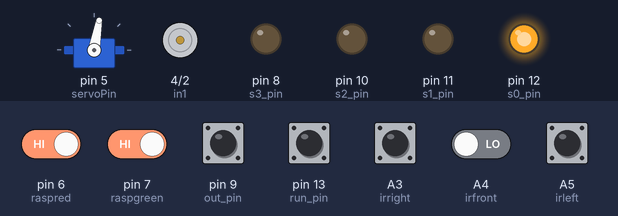
A sketch run on a simulated Arduino Uno, built with avr-gcc and run on an emulated ATmega328P. On the bench: servo, motor-driver pin pairs drawn as motors (green arrow = first pin HIGH = forward, orange = second pin HIGH = backward, longer = more drive, scaled by the enable pin), output pins drawn as LEDs (lit = HIGH). Inputs (shaded band) come from the test bench; at power-on: pin 6 (raspred), pin 7 (raspgreen), pin 13 (run_pin) HIGH, A3 (irright), A4 (irfront), A5 (irleft), pin 9 (out_pin) LOW. What the sketch prints to the serial monitor is not drawn.

Above: at 2.2 s.
2.3 s: pin 13 (run_pin) pulled LOW for 0.15 s
At 3.6 s:
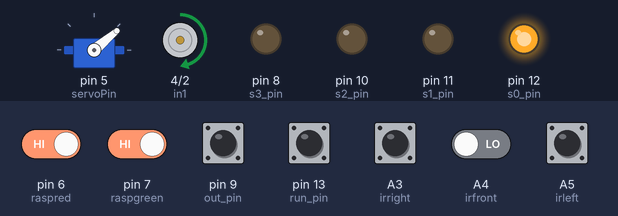
5.4 s: pin 9 (out_pin) pulsed HIGH 2 times (0.12 s each, 0.3 s apart)
9.0 s: pin 6 (raspred) driven LOW and pin 7 (raspgreen) driven LOW
At 11.8 s:
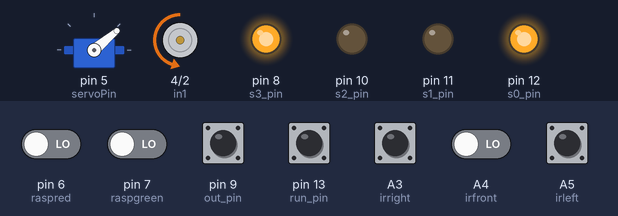
12.0 s: pin 6 (raspred) driven HIGH
At 13.0 s:
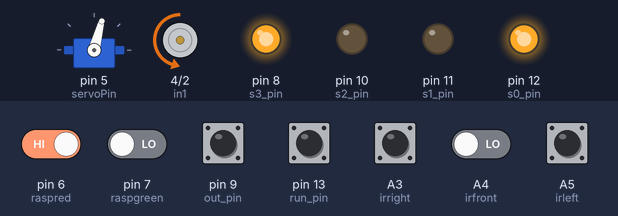
15.0 s: pin 7 (raspgreen) driven HIGH
At 17.7 s:
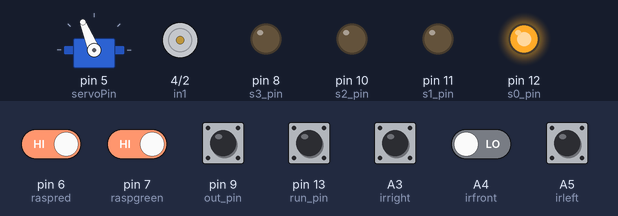
Timing chart, 0 to 19.0 s (numbered marks = the images above; inputs shaded):
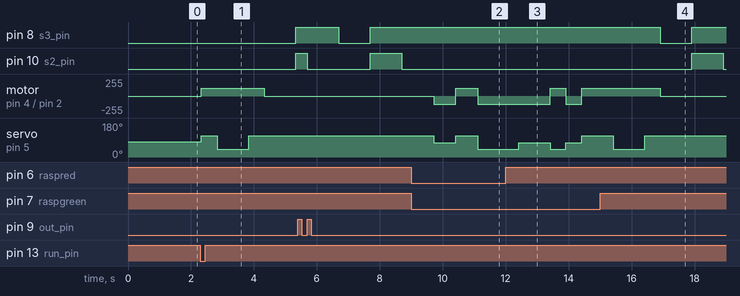

Measured:
- after the input at 2.3 s, pin 8 (s3_pin), pin 10 (s2_pin): LOW → HIGH after 3.0 s; motor on pin 4 (in1) / pin 2 (in2): stopped → forward 120/255 at once, → stopped 2.0 s later; servo on pin 5 (servoPin): 80° → 112° at once, → 40° 0.50 s later, → 112° 1.0 s later
- after the input at 9.0 s, motor on pin 4 (in1) / pin 2 (in2): goes on until 11.1 s, then stays backward 120/255
- after the input at 12.0 s, pin 8 (s3_pin): stays HIGH (without the input it goes to LOW after 2.9 s)
- after the input at 15.0 s, motor on pin 4 (in1) / pin 2 (in2): forward 120/255 → stopped after 1.9 s instead of 0.91 s

The sketch:

round2.ino
```cpp
#include <Servo.h>

#define raspred 6
#define raspgreen 7

#define in1 4
#define in2 2
#define en 3

#define run_pin 13

#define s0_pin 12
#define s1_pin 11
#define s2_pin 10
#define s3_pin 8
#define out_pin 9

#define servoPin 5
#define irfront A4
#define irleft A5
#define irright A3

Servo steering;

bool start = true;
int lastvalue = 5;
int speed = 120;
int mid = 75;
int left = 40;
int right = 112;
int turns = 0;
int finish_timer = 0;
int clockwise = 0;

uint16_t distance_middle = 0;
uint16_t distance_left = 0;
uint16_t distance_right = 0;

void forward(uint8_t _speed, uint16_t _delay);
void Stop();

void setup() {
  Serial.begin(9600);
  steering.attach(servoPin);
  steering.write(80);

  pinMode(run_pin, INPUT_PULLUP);

  pinMode(in1, OUTPUT);
  pinMode(in2, OUTPUT);
  pinMode(en, OUTPUT);
  pinMode(raspred, INPUT_PULLUP);
  pinMode(raspgreen, INPUT_PULLUP);


  pinMode(s0_pin, OUTPUT);
  pinMode(s1_pin, OUTPUT);
  pinMode(s2_pin, OUTPUT);
  pinMode(s3_pin, OUTPUT);
  pinMode(out_pin, INPUT);
  digitalWrite(s0_pin,HIGH);
  digitalWrite(s1_pin,LOW);

  //left 40
  //right 120

  delay(1000);
}

void loop() {
// int test(){

  if(start){
    start = false;
    while(digitalRead(run_pin) == HIGH){
      Serial.print("waiting\n");
    }
  }

  if(turns >= 12){
    finish_timer++;
    if(finish_timer == 30){
      Stop();
      while(true){

      }
    }
  }

  Serial.print("  M: ");
  Serial.print(distance_middle);
  Serial.print("  L: ");
  Serial.print(distance_left);
  Serial.print("  R: ");
  Serial.print(distance_right);
  Serial.println();

  if (digitalRead(raspred) == 1) {
    Serial.print("Red");
    //move right
    steering.write(right);
    forward(speed, 500);
    steering.write(left);
    forward(speed, 500);
  }

  if (digitalRead(raspgreen) == 1) {
    Serial.print("Green");
    //move left
    steering.write(left);
    forward(speed, 500);
    steering.write(right);
    forward(speed, 500);
  }


  //clockwise
  if(clockwise >= 0 && direction() == 1){
    if(clockwise == 0) {
      clockwise = 1;
    }
  }

  //counter clockwise
  if(clockwise <= 0 && direction() == 2){
    if(clockwise == 0) {
      clockwise = -1;
    }
  }

  if (digitalRead(irfront) == 0) {
    delay(10);
    if (digitalRead(irfront) == 0) {
        steering.write(mid);
        backward(speed, 700);
        if(digitalRead(raspgreen) == 1){
          steering.write(left);
          forward(speed, 500);
          steering.write(right);
          forward(speed, 200);
        }
        else if(digitalRead(raspred) == 1){
          steering.write(right);
          forward(speed, 500);
          steering.write(left);
          forward(speed, 200);
        }
        else{
          turns++;
          if(clockwise == -1){
            steering.write(left);
            forward(speed, 700);
            steering.write(right);
            backward(speed, 1300);
          }
          else{
            steering.write(right);
            forward(speed, 700);
            steering.write(left);
            backward(speed, 1300);
          }
          steering.write(mid);
          backward(speed, 500);
        }
        steering.write(mid);
    }
    if (digitalRead(irfront) == 0 and digitalRead(irright) == 0) {
      //move left
      steering.write(mid);
      backward(speed, 500);
      steering.write(left);
      forward(speed, 500);
    }
    if (digitalRead(irfront) == 0 and digitalRead(irleft) == 0) {
      //move right
      steering.write(mid);
      backward(speed, 500);
      steering.write(right);
      forward(speed, 500);
    }
  }

  else if (digitalRead(irleft) == 0) {
    delay(10);
    if (digitalRead(irleft) == 0) {
      steering.write(right);
      forward(speed, 100);

      lastvalue = 3;
    }
  } else if (digitalRead(irright) == 0) {
    delay(10);
    if (digitalRead(irright) == 0) {
      steering.write(left);
      forward(speed, 100);

      lastvalue = 7;
    }
  } else {
    steering.write(mid);
    forward(speed, 30);
  }
}


void forward(uint8_t _speed, uint16_t _delay) {
  analogWrite(en, _speed);
  digitalWrite(in1, HIGH);
  digitalWrite(in2, LOW);
  delay(_delay);
  Stop();
}

void backward(uint8_t _speed, uint16_t _delay) {
  analogWrite(en, _speed);
  digitalWrite(in1, LOW);
  digitalWrite(in2, HIGH);
  delay(_delay);
  Stop();
}


void Stop() {
  digitalWrite(en, LOW);
  digitalWrite(in1, LOW);
  digitalWrite(in2, LOW);
}


////////////////////////

// void loop(){
int direction() {

  digitalWrite(s2_pin,LOW);
  digitalWrite(s3_pin,LOW);
  int red = pulseIn(out_pin, LOW);
 red = map(red, 25,72,255,0);

  Serial.print(red);
  Serial.print(" ");


  digitalWrite(s2_pin,HIGH);
  digitalWrite(s3_pin,HIGH);
  int green = pulseIn(out_pin, LOW);
 green = map(green, 30,90,255,0);

  Serial.print(green);
  Serial.print(" ");


  digitalWrite(s2_pin,LOW);
  digitalWrite(s3_pin,HIGH);
  int blue  = pulseIn(out_pin, LOW);
 blue = map(blue, 25,70,255,0);

  Serial.print(blue);
  Serial.print(" ");


  Serial.println("");

  int ave = (red + green + blue) / 3;
  if(ave > 100){
    return 0;
  }
  if(red > blue && red > green){
    return 1;
  }
  if(blue > red && blue > green){
    return 2;
  }
}
```
